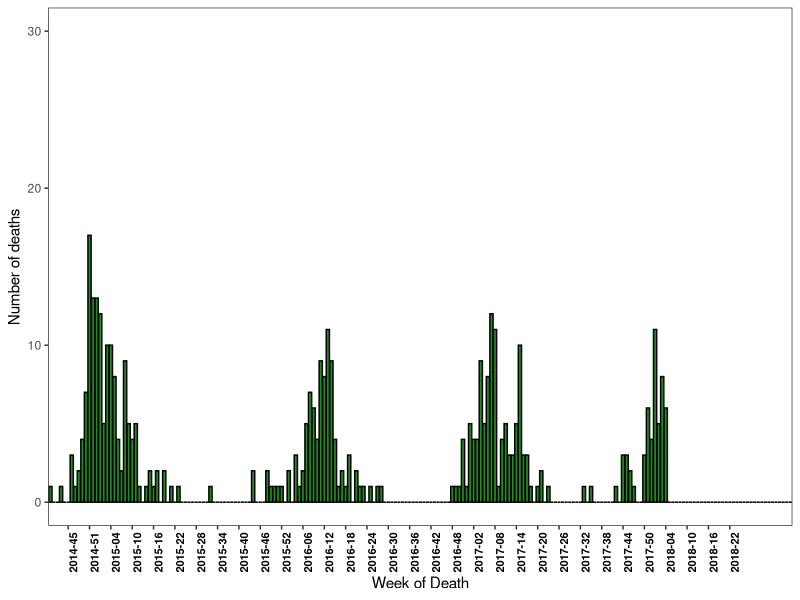

Generate this figure with R:
rm(list =ls())
library(ggplot2)

Weekly_data<- read.csv("../Data/Number of Influenza-Associated Pediatric Deaths/PedFluDeath_WeeklyData.csv")

x_axis <- Weekly_data$WEEK.NUMBER[c(6*c(1:32))]
#x_axis=Weekly_data[1:20,]
#x_axis=x_axis[c(2)]

SeasonDeath_data<-read.csv("../Data/Number of Influenza-Associated Pediatric Deaths/Season_Deaths.csv")

p<-ggplot(Weekly_data,aes(x=WEEK.NUMBER, y=PREVIOUS.WEEKS.DEATHS)) +
  geom_bar(stat="identity", fill = "forestgreen", position="stack", colour="black") +
  labs(x="Week of Death", y="Number of deaths", fill=NULL)
  
b<-p+scale_fill_brewer(palette = "Set1")
b<- b+ theme_bw() + theme(panel.grid.major = element_blank(), panel.grid.minor = element_blank(),
               axis.text.x=element_text(angle=90, size=8, face="bold", color="black"))
b <- b + scale_y_continuous(limit = c(0, 30))+
    scale_x_discrete(breaks=x_axis,
                        labels=x_axis)
b
  